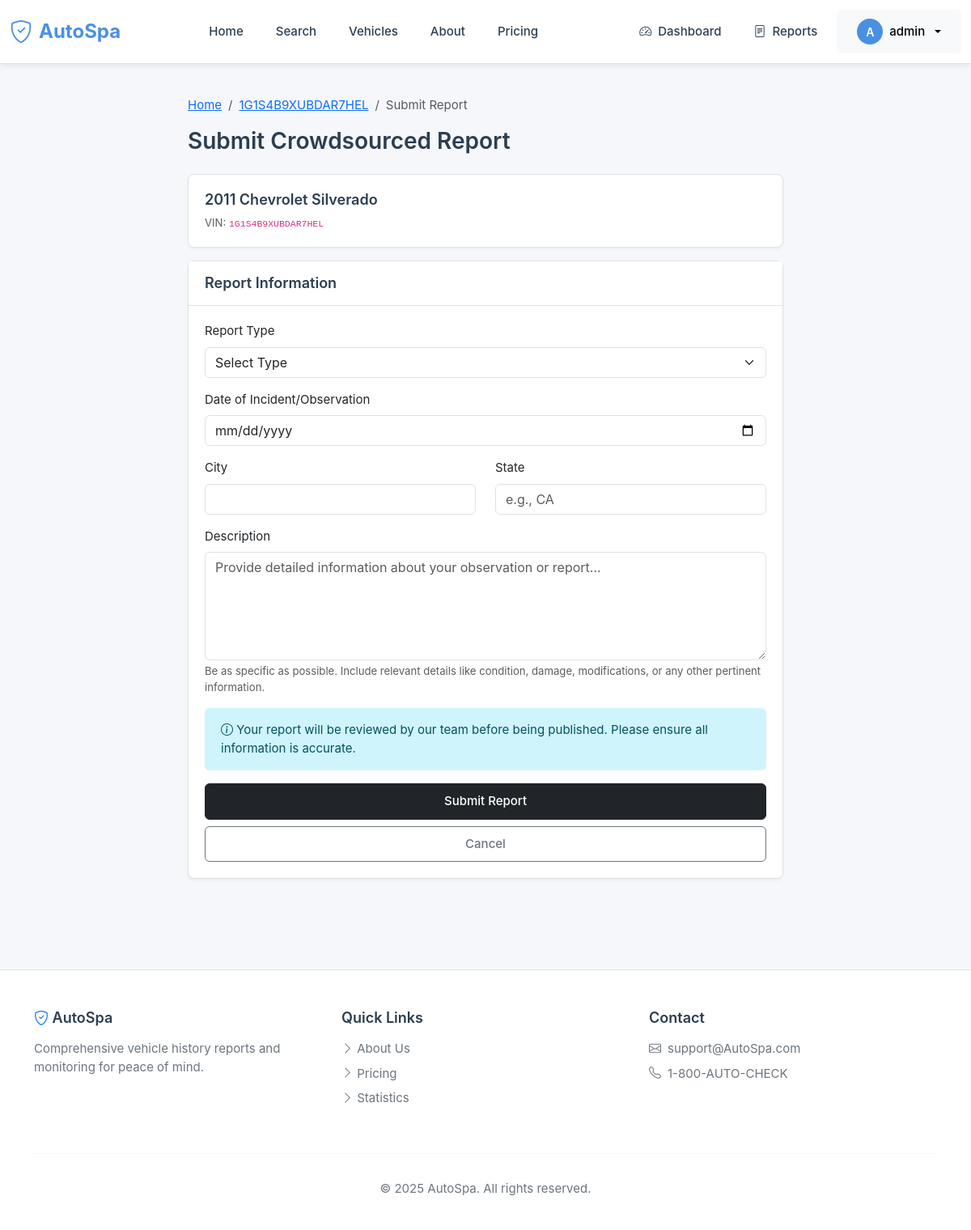
Screenshot of /vehicles/1G1S4B9XUBDAR7HEL/submit-report/ (signed in) with the database file from the repository.
### main_application/models.py (models this page shows, shortened)
class User(AbstractUser):
    ROLE_CHOICES = [
        ('guest', 'Guest'),
        ('verified_buyer', 'Verified Buyer'),
        ('dealer', 'Dealer'),
        ('fleet_admin', 'Fleet Administrator'),
        ('auditor', 'Auditor'),
        ('system_admin', 'System Administrator'),
    ]
    role = models.CharField(max_length=20, choices=ROLE_CHOICES, default='guest')
    phone_number = models.CharField(max_length=20, blank=True, null=True)
    company_name = models.CharField(max_length=255, blank=True, null=True)
    verified_at = models.DateTimeField(null=True, blank=True)
    consent_to_data_usage = models.BooleanField(default=False)
    consent_date = models.DateTimeField(null=True, blank=True)
    class Meta:
        db_table = 'users'
        indexes = [
            models.Index(fields=['role']),
            models.Index(fields=['email']),
        ]

class Vehicle(models.Model):
    TITLE_STATUS_CHOICES = [
        ('clean', 'Clean'),
        ('salvage', 'Salvage'),
        ('rebuilt', 'Rebuilt'),
        ('junk', 'Junk'),
        ('flood', 'Flood Damage'),
        ('hail', 'Hail Damage'),
        ('lemon', 'Lemon Law Buyback'),
    ]
    id = models.UUIDField(primary_key=True, default=uuid.uuid4, editable=False)
    vin = models.CharField(
        max_length=17,
        unique=True,
        db_index=True,
        validators=[RegexValidator(r'^[A-HJ-NPR-Z0-9]{17}$', 'Invalid VIN format')]
    )
    make = models.CharField(max_length=100, db_index=True)
    model = models.CharField(max_length=100, db_index=True)
    year = models.IntegerField(validators=[MinValueValidator(1900), MaxValueValidator(2100)])
    trim = models.CharField(max_length=100, blank=True, null=True)
    body_style = models.CharField(max_length=50, blank=True, null=True)
    color = models.CharField(max_length=50, blank=True, null=True)
    engine = models.CharField(max_length=100, blank=True, null=True)
    transmission = models.CharField(max_length=100, blank=True, null=True)
    drivetrain = models.CharField(max_length=50, blank=True, null=True)
    fuel_type = models.CharField(max_length=50, blank=True, null=True)
    displacement = models.DecimalField(max_digits=4, decimal_places=1, null=True, blank=True)
    cylinders = models.IntegerField(null=True, blank=True)
    manufacture_country = models.CharField(max_length=100, blank=True, null=True)
    manufacture_plant = models.CharField(max_length=100, blank=True, null=True)
    manufacture_date = models.DateField(null=True, blank=True)
    current_mileage = models.IntegerField(validators=[MinValueValidator(0)])
    current_title_status = models.CharField(max_length=20, choices=TITLE_STATUS_CHOICES, default='clean')
    is_stolen = models.BooleanField(default=False, db_index=True)
    current_owner_count = models.IntegerField(default=1, validators=[MinValueValidator(1)])
    consenting_for_tracking = models.BooleanField(default=False, db_index=True)
    tracking_consent_date = models.DateTimeField(null=True, blank=True)
    created_at = models.DateTimeField(auto_now_add=True)
    updated_at = models.DateTimeField(auto_now=True)
    last_reported_at = models.DateTimeField(null=True, blank=True)
    class Meta:
        db_table = 'vehicles'
        indexes = [
            models.Index(fields=['make', 'model', 'year']),
            models.Index(fields=['current_title_status']),
            models.Index(fields=['is_stolen']),
            models.Index(fields=['consenting_for_tracking']),
        ]

### main_application/views.py (the view, shortened to what this page needs)
# urls.py: path('vehicles/<str:vin>/submit-report/', views.submit_report, name='submit_report'),
@login_required
def submit_report(request, vin):
    vehicle = get_object_or_404(Vehicle, vin=vin)
    return render(request, 'main_application/submit_report.html', {
        'vehicle': vehicle
    })

### templates/main_application/submit_report.html (shortened to what this page needs)
{% extends 'base.html' %}
{% block content %}
<div class="container">
    <div class="row justify-content-center">
        <div class="col-md-8">
            <nav aria-label="breadcrumb" class="mt-3">
                <ol class="breadcrumb">
                    <li class="breadcrumb-item"><a href="{% url 'home' %}">Home</a></li>
                    <li class="breadcrumb-item"><a href="{% url 'vehicle_detail' vehicle.vin %}">{{ vehicle.vin }}</a></li>
                    <li class="breadcrumb-item active">Submit Report</li>
                </ol>
            </nav>
            <h2 class="mb-4">Submit Crowdsourced Report</h2>
            <div class="card mb-3">
                <div class="card-body">
                    <h5>{{ vehicle.year }} {{ vehicle.make }} {{ vehicle.model }}</h5>
                    <p class="text-muted small mb-0">VIN: <code>{{ vehicle.vin }}</code></p>
                </div>
            </div>
            <div class="card">
                <div class="card-header">
                    <h5 class="mb-0">Report Information</h5>
                </div>
                <div class="card-body">
                    <form method="post">
                        <div class="mb-3">
                            <label for="report_type" class="form-label">Report Type</label>
                            <select class="form-select" id="report_type" name="report_type" required>
                                <option value="">Select Type</option>
                            </select>
                        </div>
                        <div class="mb-3">
                            <label for="report_date" class="form-label">Date of Incident/Observation</label>
                            <input type="date" class="form-control" id="report_date" name="report_date" required>
                        </div>
                        <div class="row">
                            <div class="col-md-6 mb-3">
                                <label for="location_city" class="form-label">City</label>
                                <input type="text" class="form-control" id="location_city" name="location_city">
                            </div>
                            <div class="col-md-6 mb-3">
                                <label for="location_state" class="form-label">State</label>
                                <input type="text" class="form-control" id="location_state" name="location_state" maxlength="2" placeholder="e.g., CA">
                            </div>
                        </div>
                        <div class="mb-3">
                            <label for="description" class="form-label">Description</label>
                            <textarea class="form-control" id="description" name="description" rows="5" required placeholder="Provide detailed information about your observation or report..."></textarea>
                            <div class="form-text">Be as specific as possible. Include relevant details like condition, damage, modifications, or any other pertinent information.</div>
                        </div>
                        <div class="alert alert-info small">
                            <i class="bi bi-info-circle"></i> Your report will be reviewed by our team before being published. Please ensure all information is accurate.
                        </div>
                        <div class="d-grid gap-2">
                            <button type="submit" class="btn btn-dark">Submit Report</button>
                            <a href="{% url 'vehicle_detail' vehicle.vin %}" class="btn btn-outline-secondary">Cancel</a>
                        </div>
                    </form>
                </div>
            </div>
        </div>
    </div>
</div>
{% endblock %}

### templates/base.html (shortened to what this page needs)
{% load static %}
<!DOCTYPE html>
<html lang="en">
<head>
    <link href="https://cdn.jsdelivr.net/npm/bootstrap@5.3.0/dist/css/bootstrap.min.css" rel="stylesheet">
    <link rel="stylesheet" href="https://cdn.jsdelivr.net/npm/bootstrap-icons@1.10.0/font/bootstrap-icons.css">
</head>
<body>
    <nav class="top-navbar">
        <div class="container-fluid">
            <div class="d-flex justify-content-between align-items-center">
                <div class="d-flex align-items-center gap-3">
                    <a class="navbar-brand" href="{% url 'home' %}">
                        <i class="bi bi-shield-check"></i>
                        <span>AutoSpa</span>
                    </a>
                </div>
                <div class="desktop-nav d-none d-lg-flex align-items-center gap-2">
                    <a class="nav-link" href="{% url 'home' %}">Home</a>
                    <a class="nav-link" href="{% url 'search' %}">Search</a>
                    <a class="nav-link" href="{% url 'vehicle_list' %}">Vehicles</a>
                    <a class="nav-link" href="{% url 'about' %}">About</a>
                    <a class="nav-link" href="{% url 'pricing' %}">Pricing</a>
                </div>
                <div class="d-flex align-items-center gap-2">
                    {% if user.is_authenticated %}
                        <a class="nav-link d-none d-lg-flex align-items-center" href="{% url 'dashboard' %}">
                            <i class="bi bi-speedometer2"></i> Dashboard
                        </a>
                        <a class="nav-link d-none d-lg-flex align-items-center" href="{% url 'report_list' %}">
                            <i class="bi bi-file-text"></i> Reports
                        </a>
                        <div class="dropdown">
                            <button class="btn btn-light dropdown-toggle d-flex align-items-center gap-2" type="button" id="userDropdown" data-bs-toggle="dropdown">
                                <div class="user-avatar">{{ user.username|slice:":1"|upper }}</div>
                                <span class="d-none d-sm-inline">{{ user.username }}</span>
                            </button>
                        </div>
                    {% else %}
                        <a class="btn btn-outline-primary" href="{% url 'login' %}">Login</a>
                        <a class="btn btn-primary" href="{% url 'register' %}">Register</a>
                    {% endif %}
                </div>
            </div>
        </div>
    </nav>
    <main class="py-4">
        {% block content %}{% endblock %}
    </main>
    <footer>
        <div class="container">
            <div class="row">
                <div class="col-md-4 mb-4">
                    <h5><i class="bi bi-shield-check text-primary"></i> AutoSpa</h5>
                    <p class="mb-0">Comprehensive vehicle history reports and monitoring for peace of mind.</p>
                </div>
                <div class="col-md-4 mb-4">
                    <h5>Quick Links</h5>
                    <ul class="list-unstyled">
                        <li class="mb-2"><a href="{% url 'about' %}"><i class="bi bi-chevron-right"></i> About Us</a></li>
                        <li class="mb-2"><a href="{% url 'pricing' %}"><i class="bi bi-chevron-right"></i> Pricing</a></li>
                        <li class="mb-2"><a href="{% url 'statistics' %}"><i class="bi bi-chevron-right"></i> Statistics</a></li>
                    </ul>
                </div>
                <div class="col-md-4 mb-4">
                    <h5>Contact</h5>
                    <p class="mb-2"><i class="bi bi-envelope me-2"></i>support@AutoSpa.com</p>
                    <p class="mb-0"><i class="bi bi-telephone me-2"></i>1-800-AUTO-CHECK</p>
                </div>
            </div>
            <hr style="border-color: var(--border-color);">
            <div class="text-center py-3">
                <p class="mb-0">&copy; 2025 AutoSpa. All rights reserved.</p>
            </div>
        </div>
    </footer>
</body>
</html>

### templates/base.html (style rules this page uses)
:root { --primary-blue: #4a90e2; --secondary-blue: #357abd; --light-gray: #f5f7fa; --medium-gray: #e1e8ed; --text-dark: #2c3e50; --text-gray: #6c757d; --white: #ffffff; --border-color: #dee2e6; --success-green: #28a745; --warning-orange: #ff9800; --danger-red: #dc3545; --sidebar-width: 280px; }
* { margin: 0; padding: 0; box-sizing: border-box; }
body { font-family: -apple-system, BlinkMacSystemFont, "Segoe UI", Roboto, "Helvetica Neue", Arial, sans-serif; font-size: 0.938rem; color: var(--text-dark); background-color: var(--light-gray); overflow-x: hidden; }
.top-navbar { background-color: var(--white); box-shadow: 0 2px 8px rgba(0,0,0,0.08); padding: 0.75rem 0; position: sticky; top: 0; z-index: 1030; border-bottom: 1px solid var(--border-color); }
.navbar-brand { font-size: 1.5rem; font-weight: 700; color: var(--primary-blue) !important; display: flex; align-items: center; gap: 0.5rem; }
.navbar-brand i { font-size: 1.75rem; }
.nav-link { font-size: 0.938rem; color: var(--text-dark) !important; padding: 0.5rem 1rem !important; border-radius: 6px; transition: all 0.3s ease; font-weight: 500; }
.nav-link i { margin-right: 0.5rem; }
.btn { font-size: 0.938rem; padding: 0.625rem 1.5rem; border-radius: 6px; font-weight: 500; transition: all 0.3s ease; }
.card { border: 1px solid var(--border-color); border-radius: 8px; box-shadow: 0 2px 4px rgba(0,0,0,0.04); margin-bottom: 1.5rem; background-color: var(--white); transition: box-shadow 0.3s ease; }
.card-header { background-color: var(--white); border-bottom: 1px solid var(--border-color); padding: 1rem 1.25rem; font-size: 1rem; font-weight: 600; color: var(--text-dark); }
.card-body { padding: 1.25rem; }
footer { background-color: var(--white); color: var(--text-gray); padding: 3rem 0 1.5rem; margin-top: 4rem; border-top: 1px solid var(--border-color); }
footer h5 { color: var(--text-dark); font-weight: 600; margin-bottom: 1rem; }
footer a { color: var(--text-gray); text-decoration: none; transition: color 0.3s ease; }
.alert { font-size: 0.938rem; padding: 1rem 1.25rem; border-radius: 6px; border: none; }
h2 { font-size: 1.75rem; font-weight: 600; color: var(--text-dark); }
h5 { font-size: 1.125rem; font-weight: 600; color: var(--text-dark); }
main { min-height: calc(100vh - 400px); }
.user-avatar { width: 32px; height: 32px; border-radius: 50%; background-color: var(--primary-blue); color: var(--white); display: flex; align-items: center; justify-content: center; font-weight: 600; font-size: 0.875rem; }

### rows the page displays
User: username "A", username "admin"
Vehicle: vin "1G1S4B9XUBDAR7HEL", year "2011", make "Chevrolet", model "Silverado"
